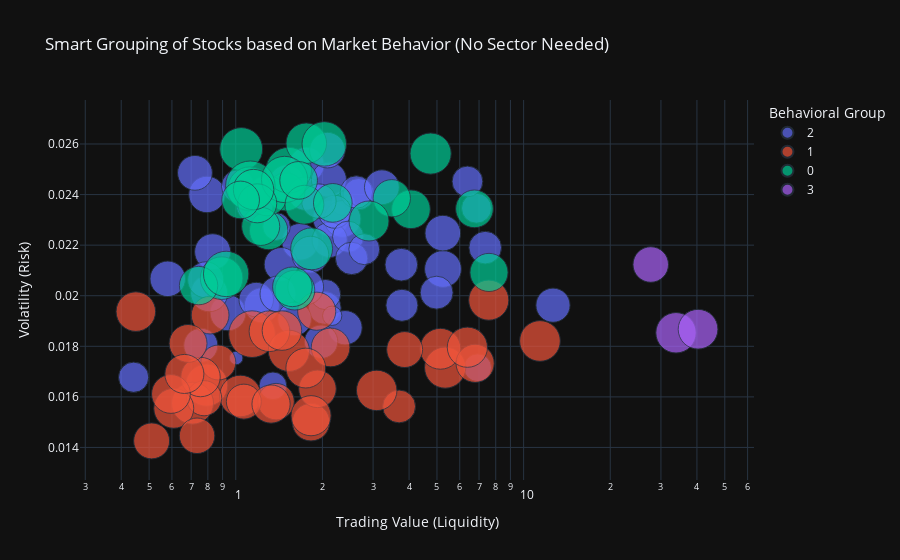

Notebook code cell kept with this figure:
### Code cell
import plotly.express as px

fig = px.scatter(
    features.reset_index(), 
    x='Avg_Daily_Value', 
    y='Risk',
    size='Return', 
    color='Cluster', # Colors represent behavioral groups
    hover_name='ticker',
    log_x=True, 
    size_max=35,
    title='Smart Grouping of Stocks based on Market Behavior (No Sector Needed)',
    labels={
        'Avg_Daily_Value': 'Trading Value (Liquidity)',
        'Risk': 'Volatility (Risk)',
        'Cluster': 'Behavioral Group'
    },
    template='plotly_dark'
)

fig.show()

### Figure 1 — Plotly figure (JSON) as saved in the notebook; plotly's stock layout.template omitted (floating-point values rounded to 4 significant figures)
{"data": [{"hovertemplate": "<b>%{hovertext}</b><br><br>Behavioral Group=2<br>Trading Value (Liquidity)=%{x}<br>Volatility (Risk)=%{y}<br>Return=%{marker.size}<extra></extra>", "hovertext": ["Absal", "Amin.Pharm.", "Azar.Refract.", "Bahman.Inv.", "Bahonar.Copper", "Bama", "Behshahr.Group", "Buali.Inv.", "Chimidarou", "Ghadir.Kh..L.", "Ghandi.Cables.", "Hegmatan.Cement", "Housing.Inv.", "Ind..&.M..L.", "Ind..&.Mine.Inv", "Insurance.Inv.", "Iran.Carton", "Iran.Combine", "Iran.Const..Inv", "Iran.M..&.P..M.", "Iran.Tire", "Iran.Zinc.Mines", "Isfahan.Sugar", "Kowsar.Pharm.", "Margarin", "Mehrcam.Pars", "N..I..L..Z.", "Nirou.Moharreke", "Oil.Ind..Inv.", "Pak.Dairy", "Parsian.Bank", "Paxan", "Petro..Inv.", "Rena.Investment", "S*Arak.M..Mfg.", "S*Behshahr.Inv.", "S*EN.Bank", "S*F..&.Kh..Cement", "S*Iran.Transfo", "S*Pars.Khodro", "S*Rayan.Saipa", "S*Tehran.Const.", "Sahand.Rubber", "Saipa.Azin", "Saman.Gostar", "Shahdiran.Inc.", "Shahed.Inv.", "Shahroud.Cement", "Shargh.Cement", "Techinco", "Technotar", "Tehran.Cement", "Tidewater", "Toosgostar.Inv."], "legendgroup": "2", "marker": {"color": "#636efa", "size": [0.001214, 0.001206, 0.001157, 0.0007158, 0.001227, 0.0008366, 0.001151, 0.001113, 0.0008534, 0.001166, 0.0005496, 0.001284, 0.001, 0.001259, 0.001099, 0.001067, 0.0009187, 0.001034, 0.00126, 0.001154, 0.001152, 0.0009864, 0.001276, 0.001212, 0.001264, 0.001014, 0.001182, 0.0009106, 0.0009814, 0.001202, 0.001091, 0.001056, 0.0007132, 0.0009979, 0.0008857, 0.001044, 0.0007186, 0.000959, 0.001264, 0.0009939, 0.001181, 0.001132, 0.001242, 0.001109, 0.001177, 0.0001702, 0.001012, 0.001086, 0.0008532, 0.001005, 0.001131, 0.00035, 0.0008941, 0.001192], "sizemode": "area", "sizeref": 1.863e-06, "symbol": "circle"}, "mode": "markers", "name": "2", "orientation": "v", "showlegend": true, "type": "scatter", "x": [0.8312, 0.9396, 1.763, 1.346, 2.142, 6.86, 1.232, 1.178, 0.4418, 1.505, 2.358, 0.8086, 2.038, 1.675, 2.396, 1.437, 2.673, 1.74, 2.349, 2.119, 2.107, 2.623, 1.163, 0.7864, 1.816, 2.207, 2.081, 2.457, 2.526, 1.402, 12.65, 1.601, 1.385, 3.76, 6.381, 1.979, 6.923, 3.778, 5.247, 7.355, 5.239, 3.218, 0.7944, 1.945, 0.5803, 1.003, 4.986, 0.7562, 2.051, 1.017, 0.7215, 2.163, 2.796, 1.75], "xaxis": "x", "y": [0.02174, 0.01933, 0.02518, 0.01644, 0.02306, 0.02346, 0.01962, 0.01985, 0.01678, 0.02448, 0.02366, 0.0201, 0.01952, 0.02213, 0.01873, 0.02124, 0.02402, 0.02404, 0.02304, 0.02221, 0.02459, 0.0241, 0.02361, 0.02063, 0.02163, 0.02332, 0.02576, 0.02233, 0.02148, 0.02007, 0.01962, 0.01908, 0.02273, 0.02123, 0.02452, 0.01818, 0.01715, 0.01962, 0.02106, 0.0219, 0.02248, 0.02429, 0.024, 0.02374, 0.02067, 0.01754, 0.02012, 0.01804, 0.02005, 0.02433, 0.02486, 0.01921, 0.02184, 0.02035], "yaxis": "y"}, {"hovertemplate": "<b>%{hovertext}</b><br><br>Behavioral Group=1<br>Trading Value (Liquidity)=%{x}<br>Volatility (Risk)=%{y}<br>Return=%{marker.size}<extra></extra>", "hovertext": ["Alborz.Darou", "Ama", "Bank.Melli.Inv.", "Behran.Oil", "Chadormalu", "Daroupakhsh.P.", "Dr..Abidi.Lab.", "Exir.Pharm.", "Farabi.Pharm.", "Ghadir.Inv.", "Gol-E-Gohar.", "Inf..Services", "Iran.Ind..Dev.", "Iran.N..Inv.", "Jaber.Hayan.P.", "Karafarin.Bank", "Kerman.Cement", "Khark.Petr.", "Motogen", "Nirou.Trans", "Oroumiyeh.Cem.", "Osvah.Pharm.", "Pars.Darou", "Pars.Oil", "Pars.Tousheh", "Pension.Fund", "Razak.Lab.", "S*Alborz.Inv.", "S*Iran.Chem..Ind.", "S*Metals.&.Min.", "Sepah.Inv.", "Shazand.Petr.", "Shomal.Cement", "Sina.Darou.Lab.", "Sobhan.Pharm.", "Tosee.Melli.Inv"], "legendgroup": "1", "marker": {"color": "#EF553B", "size": [0.001669, 0.001137, 0.001583, 0.001318, 0.001559, 0.00164, 0.001613, 0.00203, 0.001585, 0.001545, 0.001362, 0.00101, 0.001357, 0.001313, 0.001151, 0.001241, 0.001449, 0.001501, 0.001543, 0.001461, 0.001455, 0.001489, 0.001402, 0.001142, 0.001329, 0.00153, 0.001176, 0.0014, 0.001509, 0.001505, 0.001478, 0.001205, 0.00134, 0.001207, 0.001421, 0.001363], "sizemode": "area", "sizeref": 1.863e-06, "symbol": "circle"}, "mode": "markers", "name": "1", "orientation": "v", "showlegend": true, "type": "scatter", "x": [0.7924, 0.8703, 5.34, 1.825, 5.138, 0.7078, 1.038, 1.139, 1.53, 11.4, 6.785, 3.694, 1.911, 1.923, 0.7766, 1.381, 0.7544, 1.826, 1.309, 0.4496, 1.447, 0.609, 0.5953, 1.067, 0.8146, 3.088, 0.7338, 2.135, 6.377, 7.568, 1.751, 3.861, 0.6829, 0.5102, 0.663, 1.326], "xaxis": "x", "y": [0.01646, 0.01736, 0.01716, 0.015, 0.0179, 0.01575, 0.01604, 0.01848, 0.01782, 0.01821, 0.01733, 0.01562, 0.01939, 0.01632, 0.01595, 0.01581, 0.01678, 0.01526, 0.0186, 0.01937, 0.01862, 0.01555, 0.01611, 0.01581, 0.01923, 0.01626, 0.01446, 0.01795, 0.01796, 0.01983, 0.01714, 0.01787, 0.01811, 0.01426, 0.01691, 0.01572], "yaxis": "y"}, {"hovertemplate": "<b>%{hovertext}</b><br><br>Behavioral Group=0<br>Trading Value (Liquidity)=%{x}<br>Volatility (Risk)=%{y}<br>Return=%{marker.size}<extra></extra>", "hovertext": ["Aluminum.R.", "Bahman.Group", "Calcimine", "DPI", "E..Kh..Shargh", "Gharb.Cement.", "Glass.and.Gas", "Hamadan.Glass", "I..T..Foundry", "Iran.Auto-Parts", "Iran.Kh..A..M.", "Iran.Mineral.P.", "Iran.Mn..Mines", "Iran.Tractor", "Kaveh.Paper", "Leasing.Iran", "Loabiran", "Loghman.Pharm.", "Mashad.Wheel", "Motorsazan", "Negin.Tabas.L.", "NiroCholor", "Offset", "S*Azarab.Ind.", "Takceram", "Tuka.Trans.", "Tukafoolad.Inv.", "Yazd.Jooshkab", "Zamyad"], "legendgroup": "0", "marker": {"color": "#00cc96", "size": [0.001351, 0.001358, 0.001398, 0.001718, 0.001378, 0.001698, 0.0015, 0.001637, 0.001815, 0.001301, 0.001947, 0.001536, 0.001353, 0.001475, 0.002282, 0.001464, 0.001995, 0.001376, 0.001411, 0.001417, 0.001519, 0.001489, 0.001919, 0.001583, 0.001845, 0.001326, 0.001394, 0.001324, 0.001328], "sizemode": "area", "sizeref": 1.863e-06, "symbol": "circle"}, "mode": "markers", "name": "0", "orientation": "v", "showlegend": true, "type": "scatter", "x": [1.493, 7.581, 4.061, 1.045, 1.301, 0.893, 1.285, 1.835, 1.119, 3.483, 1.527, 1.758, 1.221, 1.605, 1.124, 1.573, 1.478, 0.7428, 1.732, 1.188, 1.153, 2.904, 0.9261, 4.752, 2.03, 1.654, 2.173, 1.04, 6.75], "xaxis": "x", "y": [0.0241, 0.02092, 0.02342, 0.0258, 0.02258, 0.0207, 0.02396, 0.02186, 0.02422, 0.02385, 0.02497, 0.02603, 0.02274, 0.02022, 0.02435, 0.02035, 0.0246, 0.0204, 0.0236, 0.02365, 0.0242, 0.02296, 0.02086, 0.02562, 0.026, 0.02456, 0.02367, 0.02379, 0.02344], "yaxis": "y"}, {"hovertemplate": "<b>%{hovertext}</b><br><br>Behavioral Group=3<br>Trading Value (Liquidity)=%{x}<br>Volatility (Risk)=%{y}<br>Return=%{marker.size}<extra></extra>", "hovertext": ["Iran.Khodro", "S*I..N..C..Ind.", "S*Mobarakeh.Steel"], "legendgroup": "3", "marker": {"color": "#ab63fa", "size": [0.00118, 0.001524, 0.001473], "sizemode": "area", "sizeref": 1.863e-06, "symbol": "circle"}, "mode": "markers", "name": "3", "orientation": "v", "showlegend": true, "type": "scatter", "x": [27.65, 33.85, 40.37], "xaxis": "x", "y": [0.02123, 0.01853, 0.01868], "yaxis": "y"}], "layout": {"legend": {"itemsizing": "constant", "title": {"text": "Behavioral Group"}, "tracegroupgap": 0}, "title": {"text": "Smart Grouping of Stocks based on Market Behavior (No Sector Needed)"}, "xaxis": {"anchor": "y", "domain": [0, 1], "title": {"text": "Trading Value (Liquidity)"}, "type": "log"}, "yaxis": {"anchor": "x", "domain": [0, 1], "title": {"text": "Volatility (Risk)"}}}}
